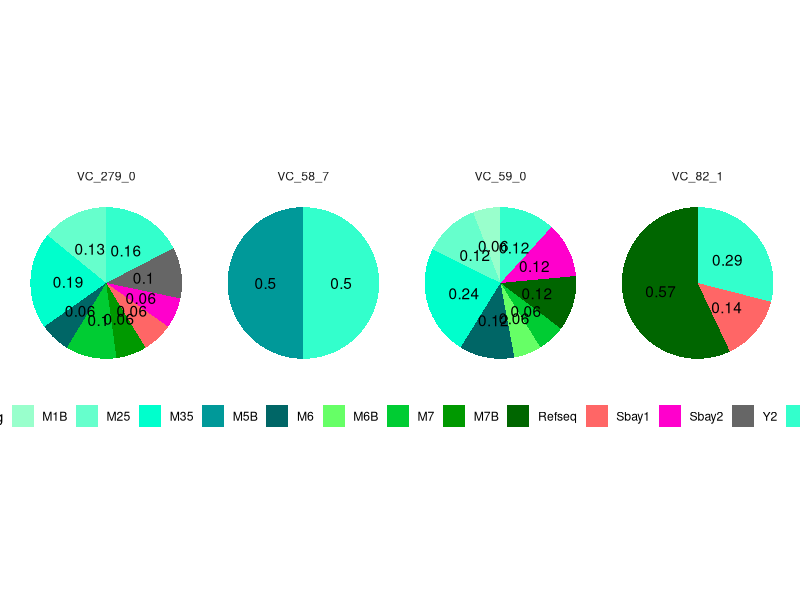

This figure's R source:
library(tidyr)
library(ggplot2)

num_panel = 4
df <- read.csv("test.csv")
df <- df[1:num_panel,]

# round up the values
df[,2:ncol(df)] <- round(df[,2:ncol(df)],2)
# transform wide data to long
df_long <- gather(df, contig, value, M1:Y2B, factor_key=TRUE)
# plot
p <- ggplot(data = df_long[which(df_long$value>0.05),], aes(x = "", y = value, fill = contig)) + 
     geom_bar(stat = "identity", position = position_fill()) +
     geom_text(aes(label = value), position = position_fill(vjust = 0.5)) +
     coord_polar(theta = "y") +
     facet_grid(facets=. ~ subclusters) + 
     theme(axis.title.x = element_blank(), axis.title.y = element_blank(),
           axis.ticks = element_blank(), axis.text = element_blank(), panel.grid = element_blank(), # panel control
           panel.background = element_blank()) + 
     theme(strip.background = element_blank()) + 	# facet control
     theme(legend.position='bottom') +
     guides(fill=guide_legend(nrow=1,byrow=TRUE)) + 
     scale_fill_manual(values=c("#99ffcc","#66ffcc","#00ffcc","#009999","#006666","#66ff66","#00cc33",
                                "#009900","#006600","#ff6666","#ff00cc","#666666","#33ffcc","#99ff99",
                                "#00ff66","#669900","#666600","#ffcc33","#ff9933","#ff6666","#ff00cc"))

p 

# 
# Below are the RGB color codes for samples. 
#
# M1 (153, 255, 204)		#99ffcc
# M15 (102, 255, 204)           #66ffcc
# M2 (0, 255, 204)              #00ffcc
# M25 (0, 153, 153)             #009999
# M35 (0, 102, 102)             #006666
# M5 (102, 255, 102)            #66ff66
# M6 (0, 204, 51)               #00cc33
# M7 (0, 153, 0)                #009900
# M75 (0, 102, 0)               #006600
# Y1 (255, 102, 102)            #ff6666
# Y2 (255, 0, 204)              #ff00cc
# RefSeq (102, 102, 102)        #666666
# M1B (51, 255, 204)            #33ffcc
# M4B (153, 255,153)            #99ff99
# M5B (0, 255, 102)             #00ff66
# M6B (102, 153, 0)             #669900
# M7B (102, 102, 0)             #666600
# SB1 (255, 204, 51)            #ffcc33
# SB2 (255, 153, 51)            #ff9933
# Y1B (255, 102, 102)           #ff6666
# Y2B (255, 0, 204)             #ff00cc
#
